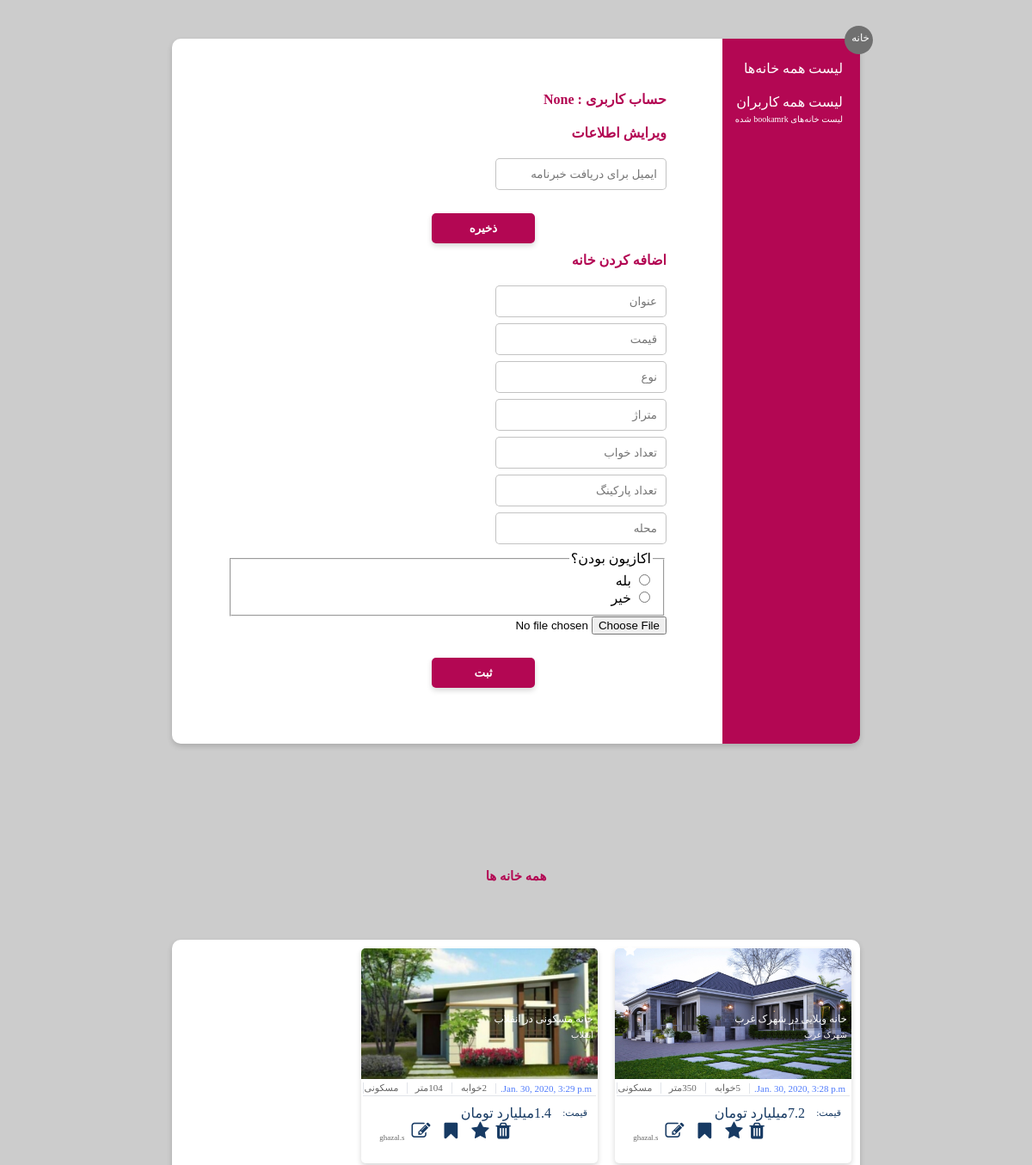
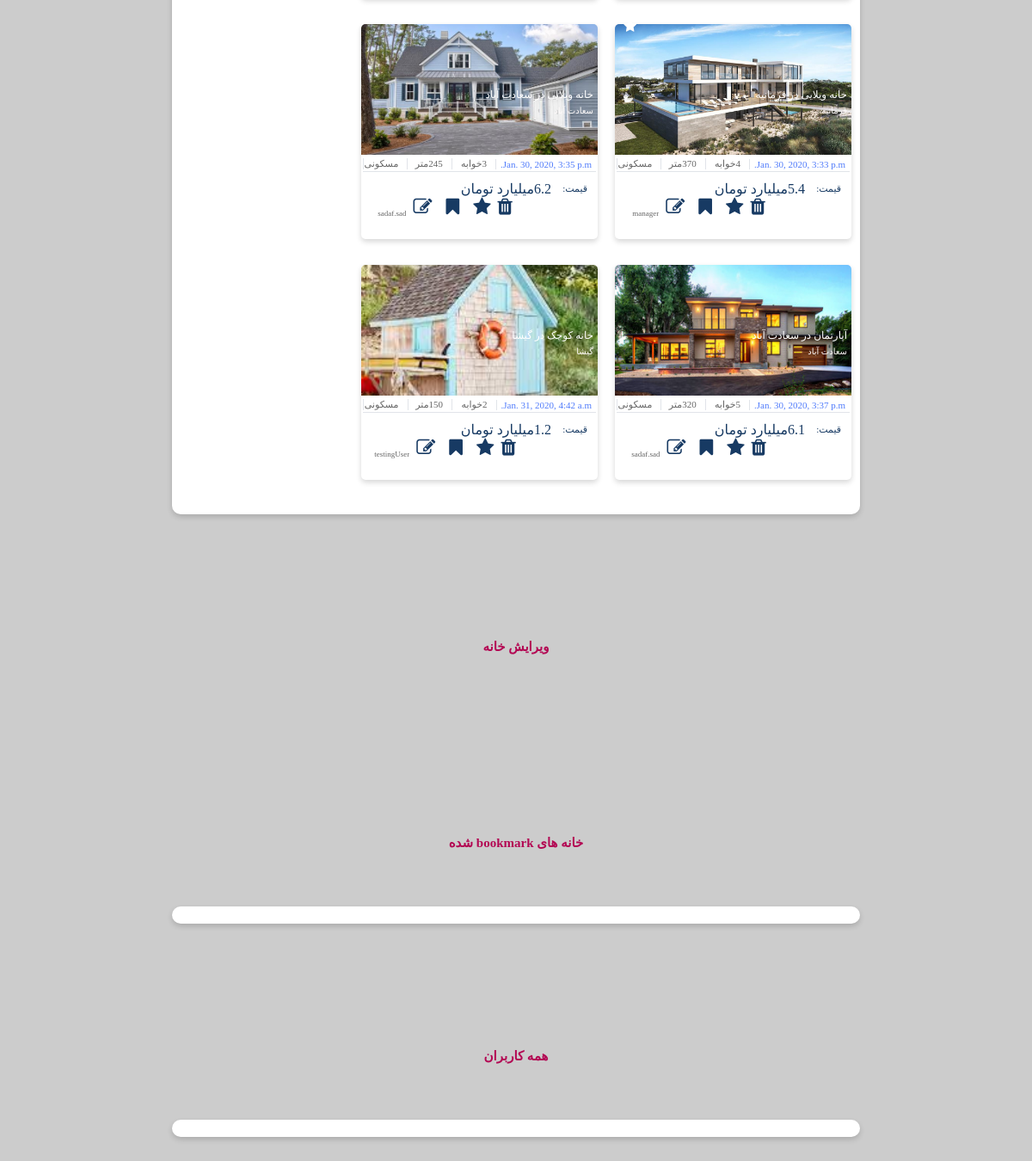
The app's page /homes/allHomes with its own data (2 pictures, top to bottom).
### homes/models.py (models this page shows)
class Housing(models.Model):
    title = models.CharField(max_length=200)
    price = models.FloatField()
    type = models.CharField(max_length=50)
    area = models.IntegerField()
    bedrooms = models.IntegerField()
    parkings = models.IntegerField()
    locality = models.CharField(max_length=200)
    created_at = models.DateTimeField(auto_now_add=True)
    pic = models.ForeignKey(Image, on_delete=models.SET_NULL, null=True)
    estate = models.CharField(max_length=50)
    star = models.BooleanField(default=False)

class Image(models.Model):
    image = models.CharField(max_length=500)

### homes/views.py (the view)
# urls.py: path('allHomes', views.showAllHomes, name='allHomes'),
def showAllHomes(request):
    h = Housing.objects.all()
    usernameHome = None
    if request.user.is_authenticated:
        usernameHome = request.user.username
    gotodiv = 'sec4HeadHome'
    return render(request, 'manager.html', {'results': h, 'username': usernameHome, 'jump': gotodiv})

### homes/templates/manager.html (shortened to what this page needs)
{% load static %}
<!DOCTYPE html PUBLIC "-//W3C//DTD XHTML 1.0 Strict//EN" "http://www.w3.org/TR/xhtml1/DTD/xhtml1-strict.dtd">
<html xmlns="http://www.w3.org/1999/xhtml">
        <head>
                <link rel="stylesheet"
          href="https://cdnjs.cloudflare.com/ajax/libs/font-awesome/4.7.0/css/font-awesome.min.css"/>
                <link rel="stylesheet" href={% static "CSS/managerUserStyle.css" %} />
        </head>
        <body>
            <div id="background">
                <div class="infoPage" style="height: 820px;margin-top: 45px;margin-bottom: 45px">
                    <div id="cancelButton" >
                        <a href={% url 'index' %} style="font-size: 12px; color: white; text-decoration: none;width: 100%;margin-left: auto;margin-right: 4px; margin-top: 7px;display: block;">خانه</a>
                    </div>
                    <div id="sidebar" style="position:relative;">
                        <a  href={% url "allHomes" %} id="headerForForm" style="color:white;padding-top: 10px;padding-right: 20px;position: relative;top: 25px;cursor: pointer;text-decoration: none;">لیست همه خانه‌ها</a>
                        <a  href={% url "allUsers" %} id="headerForForm" style="color:white;padding-top: 10px;padding-right: 20px;position: relative;top: 45px;cursor: pointer;text-decoration: none;">لیست همه کاربران</a>
                        <a  href={% url "bookmarks" %} id="headerForForm" style="font-size:10px;color:white;padding-top: 10px;padding-right: 20px;position: relative;top: 45px;cursor: pointer;text-decoration: none;">لیست خانه‌های bookamrk شده</a>
                    </div>
                    <div id="formBar">
                        <div id="form">
                            <div class="selectionBar">
                                <h1 id="headerForForm">حساب کاربری : {{ username }}</h1>
                                <form method="POST" action="changeEmail">
                                <h1 id="headerForForm">ویرایش اطلاعات</h1>
                                <div id="completionForm">
                                    <div class="input">
                                            <input class="text" placeholder="ایمیل برای دریافت خبرنامه" type="text" name="newEmail" value="" required />
                                    </div>
                                    <button class="form-submit-button" type="submit" >ذخیره</button>
                                </div>
                                </form>
                            </div>
                            <div class="selectionBar">
                                <form method="POST" action="addHouse">
                                <h1 id="headerForForm">اضافه کردن خانه</h1>
                                <div id="completionForm">
                                    <div class="input">
                                            <input class="text" placeholder="عنوان" type="text" name="hometitle" value="" required />
                                    </div>
                                    <div class="input">
                                            <input class="text" placeholder="قیمت" type="text" name="homeprice" value="" required />
                                    </div>
                                    <div class="input">
                                            <input class="text" placeholder="نوع" type="text" name="hometype" value="" required />
                                    </div>
                                    <div class="input">
                                            <input class="text" placeholder="متراژ" type="text" name="homearea" value="" required />
                                    </div>
                                    <div class="input">
                                            <input class="text" placeholder="تعداد خواب" type="text" name="homebedrooms" value="" required />
                                    </div>
                                    <div class="input">
                                            <input class="text" placeholder="تعداد پارکینگ" type="text" name="homeparkings" value="" required />
                                    </div>
                                    <div class="input">
                                            <input class="text" placeholder="محله" type="text" name="homelocality" value="" required />
                                    </div>
                                    <fieldset>
                                    <legend>اکازیون بودن؟</legend>
                                    <input type="radio" name="homestar" value="True" /> بله <br />
                                    <input type="radio" name="homestar" value="False" /> خیر <br />
                                     </fieldset>                                   <div class="input">
                                            <input type="file" placeholder="عکس" name="homepic" accept="image/*">
                                    </div>
                                    <button class="form-submit-button" type="submit" >ثبت</button>
                                </div>
                                </form>
                            </div>
                        </div>
                    </div>
                </div>
            <div id="sec4HeadHome" style="margin-top: 100px">همه خانه ها </div>
                <div class="infoPage" style="margin-top: 45px;margin-bottom: 45px">
                    <div id="sec4Grid" >
                    {% for result in results %}
                     <div class="sec4Cards">
                        <div class="sec4Imgs"
                             style="background-image: url({{ result.pic.image}});">
                            <div class="sec4ImgsInfo">
                                <div>{{ result.title }}</div>
                            </div>
                            <div class="sec4ImgsInfo2">
                                <div>{{ result.locality }}</div>
                            </div>
                            {% if result.star %}
                                <div class="fa fa-star" style="color: white;position: relative;right: 250px;top:-40px;font-size: 16px"></div>
                            {% endif %}
                        </div>
                        <div class="sec4Info">
                            <div class="sec4details">
                                <div class="bluedetails4">
                                   <div >{{ result.created_at }}</div>
                                </div>
                                <div class="details4">
                                    <div>{{ result.bedrooms }}خوابه</div>
                                </div>
                                <div class="details4">
                                    <div>{{result.area}}متر </div>
                                </div>
                                <div class="details4">
                                    <div>{{ result.type }}</div>
                                </div>
                            </div>
                            <div class="sec4Price">
                                <div class="priceTex4">
                                    <div class="details42">
                                        <div class="details42small">قیمت:</div>
                                        <div>{{ result.price }}میلیارد تومان </div>
                                    </div>
                                </div>
                                <div class="sec4LogoDiv">
                                    <a class="fa fa-trash singleAction"  href="{% url 'deleteHousing' select=result.id %}"  aria-hidden="true" style="color: #173a63;font-size: 22px;text-decoration: none "></a>
                                    <a class="fa fa-star singleAction"  href="{% url 'starHousing' select=result.id %}"  aria-hidden="true" style="color: #173a63;font-size: 22px; margin-right: 8px;margin-left: 8px;text-decoration: none "></a>
                                    <a class="fa fa-bookmark singleAction"  href="{% url 'bookmarkHousing' select=result.id %}"  aria-hidden="true" style="color: #173a63;font-size: 22px; margin-right: 8px;margin-left: 8px;text-decoration: none "></a>
                                    <a class="fa fa-edit singleAction"  href="{% url 'editHousing' select=result.id %}"  aria-hidden="true" style="color: #173a63;font-size: 22px; margin-right: 8px;margin-left: 8px;text-decoration: none "></a>
                                    <span class="sec4LogoText">{{ result.estate }}</span></div>
                            </div>
                        </div>
                    </div>
                    {% endfor %}
                </div>
                </div>
            <div id="sec4HeadEdit" style="margin-top: 100px">ویرایش خانه </div>
                <div id="sec4Head‌Bookmark" style="margin-top: 100px">خانه های bookmark شده</div>
                <div class="infoPage" style="margin-top: 45px;margin-bottom: 45px">
                </div>
                    <div id="sec4HeadUser" style="margin-top: 100px">همه کاربران </div>
                            <div class="infoPage" style="margin-top: 45px;margin-bottom: 45px">
                </div>
            </div>
        </body>
</html>

### records on screen
Housing: pic.image (picture), title "خانه ویلایی در شهرک غرب", locality "شهرک غرب", star True (drawn), created_at "Jan. 30, 2020, 3:28 p.m.", bedrooms "5", area "350", type "مسکونی", price "7.2", estate "ghazal.s"
Housing: pic.image (picture), title "خانه مسکونی در انقلاب", locality "انقلاب", created_at "Jan. 30, 2020, 3:29 p.m.", bedrooms "2", area "104", type "مسکونی", price "1.4", estate "ghazal.s"
Housing: pic.image (picture), title "خانه ویلایی در فرمانیه", locality "فرمانیه", star True (drawn), created_at "Jan. 30, 2020, 3:33 p.m.", bedrooms "4", area "370", type "مسکونی", price "5.4", estate "manager"
Housing: pic.image (picture), title "خانه ویلایی در سعادت آباد", locality "سعادت آباد", created_at "Jan. 30, 2020, 3:35 p.m.", bedrooms "3", area "245", type "مسکونی", price "6.2", estate "sadaf.sad"
Housing: pic.image (picture), title "آپارتمان در سعادت آباد", locality "سعادت آباد", created_at "Jan. 30, 2020, 3:37 p.m.", bedrooms "5", area "320", type "مسکونی", price "6.1", estate "sadaf.sad"
Housing: pic.image (picture), title "خانه کوچک در گیشا", locality "گیشا", created_at "Jan. 31, 2020, 4:42 a.m.", bedrooms "2", area "150", type "مسکونی", price "1.2", estate "testingUser"

### other values on screen
{{ username }} "None"
